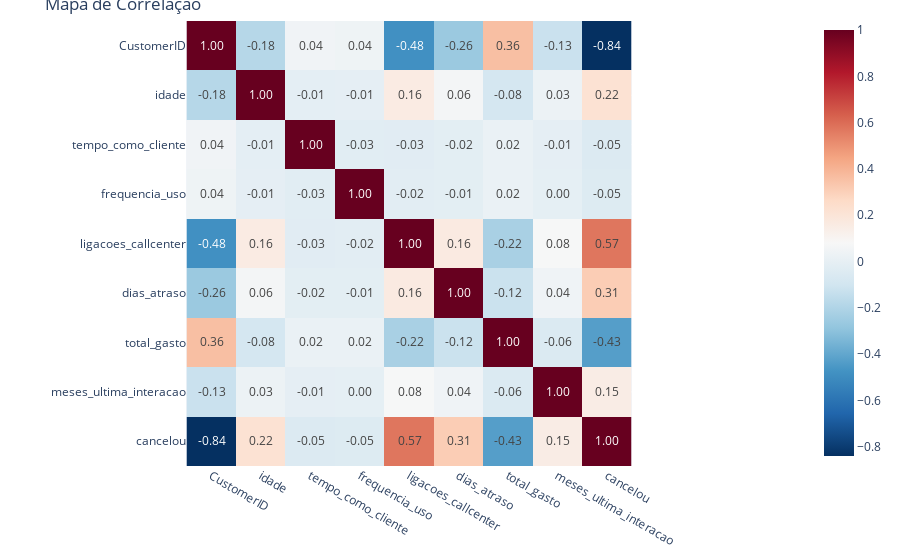

Here is the notebook cell this chart was saved with:
### Markdown cell above
## Primeiras Considerações

Nesse Dataset os clientes que cancelaram são representados pelo número 1, enquanto os que não cancelaram são representados pelo número 0.

Dito isto, podemos observar que existe uma alta taxa de cancelamentos, ultrapassando os 50%. A partir disso, vamos buscar entender as causas desses cancelamentos e apresentar soluções para suprimir  a perda de clientes.

Faremos um mapa de correlação para identificar os primeiros pontos chave.

### Code cell
import plotly.express as px

correlacao = df.corr(numeric_only=True)

fig = px.imshow(
    correlacao,
    text_auto=".2f",  # mostra os valores dentro das células com 2 casas decimais
    color_continuous_scale='RdBu_r',  # escala de cores bonita e invertida
    title="Mapa de Correlação"
)
fig.update_layout(margin=dict(l=20, r=20, t=20, b=20))
fig.show()

### Figure 1 — Plotly figure (JSON) as saved in the notebook; plotly's stock layout.template omitted (floating-point values rounded to 4 significant figures)
{"data": [{"coloraxis": "coloraxis", "hovertemplate": "x: %{x}<br>y: %{y}<br>color: %{z}<extra></extra>", "name": "0", "texttemplate": "%{z:.2f}", "type": "heatmap", "x": ["CustomerID", "idade", "tempo_como_cliente", "frequencia_uso", "ligacoes_callcenter", "dias_atraso", "total_gasto", "meses_ultima_interacao", "cancelou"], "xaxis": "x", "y": ["CustomerID", "idade", "tempo_como_cliente", "frequencia_uso", "ligacoes_callcenter", "dias_atraso", "total_gasto", "meses_ultima_interacao", "cancelou"], "yaxis": "y", "z": [[1.0, -0.182, 0.04413, 0.03845, -0.4829, -0.262, 0.3593, -0.1254, -0.8394], [-0.182, 1.0, -0.01163, -0.007191, 0.1585, 0.06174, -0.08469, 0.02898, 0.2184], [0.04413, -0.01163, 1.0, -0.0268, -0.02764, -0.01658, 0.01901, -0.006906, -0.05192], [0.03845, -0.007191, -0.0268, 1.0, -0.02201, -0.01447, 0.01863, -0.004662, -0.0461], [-0.4829, 0.1585, -0.02764, -0.02201, 1.0, 0.1629, -0.2216, 0.07768, 0.5743], [-0.262, 0.06174, -0.01658, -0.01447, 0.1629, 1.0, -0.121, 0.04271, 0.3121], [0.3593, -0.08469, 0.01901, 0.01863, -0.2216, -0.121, 1.0, -0.05689, -0.4294], [-0.1254, 0.02898, -0.006906, -0.004662, 0.07768, 0.04271, -0.05689, 1.0, 0.1496], [-0.8394, 0.2184, -0.05192, -0.0461, 0.5743, 0.3121, -0.4294, 0.1496, 1.0]]}], "layout": {"coloraxis": {"colorscale": [[0, "rgb(5,48,97)"], [0.1, "rgb(33,102,172)"], [0.2, "rgb(67,147,195)"], [0.3, "rgb(146,197,222)"], [0.4, "rgb(209,229,240)"], [0.5, "rgb(247,247,247)"], [0.6, "rgb(253,219,199)"], [0.7, "rgb(244,165,130)"], [0.8, "rgb(214,96,77)"], [0.9, "rgb(178,24,43)"], [1, "rgb(103,0,31)"]]}, "margin": {"b": 20, "l": 20, "r": 20, "t": 20}, "title": {"text": "Mapa de Correlação"}, "xaxis": {"anchor": "y", "constrain": "domain", "domain": [0, 1], "scaleanchor": "y"}, "yaxis": {"anchor": "x", "autorange": "reversed", "constrain": "domain", "domain": [0, 1]}}}
